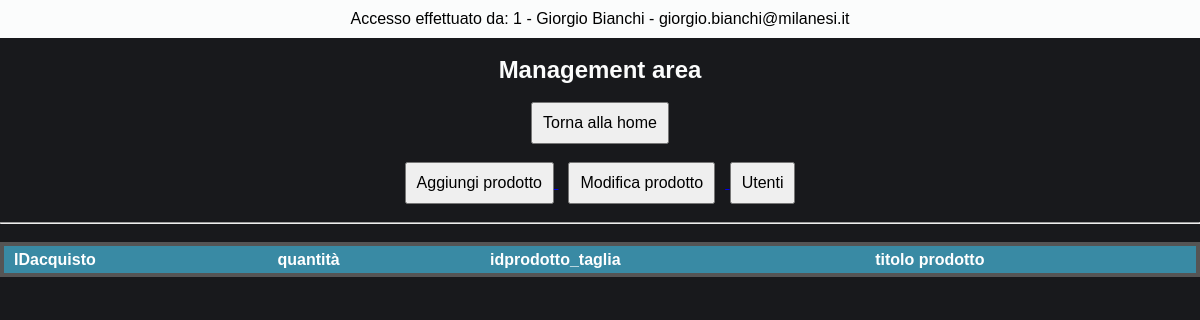
The app's page /management/viewUser.select.ordine.acquisto.php?IDutente=38&IDordine=13 (signed in), older data.
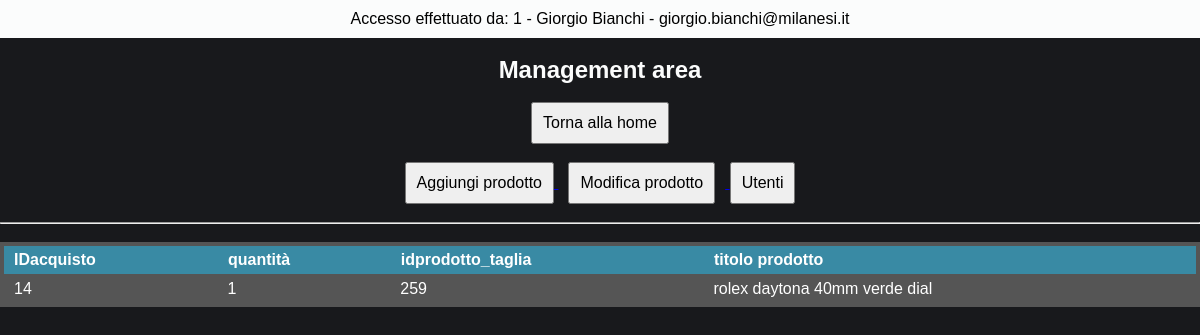
The same page, newer data.
### tables this page shows
CREATE TABLE `acquisto` (
  `IDacquisto` int(11) NOT NULL AUTO_INCREMENT,
  `quantita_acquisto` int(11) DEFAULT NULL,
  `idprodotto_taglia` int(11) DEFAULT NULL,
  `idordine` int(11) DEFAULT NULL,
  PRIMARY KEY (`IDacquisto`),
  KEY `idprodotto_taglia` (`idprodotto_taglia`),
  KEY `idordine` (`idordine`),
  CONSTRAINT `acquisto_ibfk_1` FOREIGN KEY (`idprodotto_taglia`) REFERENCES `prodotto_taglia` (`IDprodotto_taglia`),
  CONSTRAINT `acquisto_ibfk_2` FOREIGN KEY (`idordine`) REFERENCES `ordine` (`IDordine`)
);

CREATE TABLE `prodotto` (
  `IDprodotto` int(11) NOT NULL AUTO_INCREMENT,
  `titolo` varchar(50) DEFAULT NULL,
  `idproduttore_prodotto` int(11) DEFAULT NULL,
  `costo` decimal(10,2) DEFAULT NULL,
  `idoggetto` int(11) DEFAULT NULL,
  `idcolore_prodotto` int(11) DEFAULT NULL,
  `idimmagine_prodotto` int(11) DEFAULT NULL,
  `data_pubblicazione` datetime DEFAULT NULL,
  PRIMARY KEY (`IDprodotto`),
  UNIQUE KEY `titolo` (`titolo`),
  KEY `idoggetto` (`idoggetto`),
  KEY `idcolore_prodotto` (`idcolore_prodotto`),
  KEY `idproduttore_prodotto` (`idproduttore_prodotto`),
  KEY `idimmagine_prodotto` (`idimmagine_prodotto`),
  CONSTRAINT `prodotto_ibfk_1` FOREIGN KEY (`idoggetto`) REFERENCES `oggetto` (`IDoggetto`),
  CONSTRAINT `prodotto_ibfk_2` FOREIGN KEY (`idcolore_prodotto`) REFERENCES `colore_prodotto` (`IDcolore_prodotto`),
  CONSTRAINT `prodotto_ibfk_3` FOREIGN KEY (`idproduttore_prodotto`) REFERENCES `produttore_prodotto` (`IDproduttore_prodotto`),
  CONSTRAINT `prodotto_ibfk_4` FOREIGN KEY (`idimmagine_prodotto`) REFERENCES `immagine_prodotto` (`IDimmagine_prodotto`)
);

### management/viewUser.select.ordine.acquisto.php (the view, shortened to what this page needs)
<?php
include '../dbConfig/dbConfig.php';
?>
<!DOCTYPE html>
<html>
  <?php
    $IDordine = $_GET["IDordine"];
    $email_aziendale = $_SESSION['email_aziendale'];
    $sql_dip = "SELECT * FROM dipendenti WHERE email_aziendale = '$email_aziendale'";
            $result_dip = $conn->query($sql_dip);
            $row_dip = $result_dip->fetch_assoc();
  ?>
  <head>
    <link rel="stylesheet" href="./css/style.management.css">
  </head>
  <body >
      <div class="header-page">
        <div class="header">
          <p> Accesso effettuato da: <?php echo "{$row_dip["IDdipendente"]} - {$row_dip["nome"]} {$row_dip["cognome"]} - {$row_dip["email_aziendale"]}" ?> </p>
        </div>
        <br>
        <h2> Management area </h2>
        <br>
        <a href="./managementPage.php"> <button name="management-page"> Torna alla home </button> </a>
        <br><br>
        <a href="./aggiungiProdotto.php"> <button name="agg-prod"> Aggiungi prodotto </button> </a>
        <a href="./modificaProdotto.php"> <button name="mod-prod" style="margin: 0 10px;"> Modifica prodotto </button> </a>
        <a href="./viewUser.php"> <button name="view-user"> Utenti </button> </a>
        <br><br><hr><br>
      </div>
    <form action="<?php echo $_SERVER['PHP_SELF']; ?>" method="post">
      <?php
          $sql_acquisto = "SELECT * FROM acquisto WHERE idordine = '$IDordine'";
                             $result_acquisto = $conn->query($sql_acquisto);
          ?>
          <table class="steelBlueCols">
            <tr>
              <thead>
                <th> IDacquisto </th>
                <th> quantità </th>
                <th> idprodotto_taglia </th>
                <th> titolo prodotto </th>
              </thead>
            </tr>
            <tbody>
          <?php
          while ($row_acquisto = $result_acquisto->fetch_assoc()) {
            $sql_PT = "SELECT * FROM prodotto
                       WHERE IDprodotto IN (
                       SELECT idprodotto FROM prodotto_taglia WHERE idprodotto_taglia = '{$row_acquisto["idprodotto_taglia"]}'
                       )";
                       $result_PT = $conn->query($sql_PT);
                       $row_PT = $result_PT->fetch_assoc();
            ?>
              <tr>
                <td> <?php echo $row_acquisto["IDacquisto"] ?> </td>
                <td> <?php echo $row_acquisto["quantita_acquisto"] ?> </td>
                <td> <?php echo $row_acquisto["idprodotto_taglia"] ?> </td>
                <td> <?php echo $row_PT["titolo"] ?> </td>
              </tr>
            <?php
          }
          ?>
        </tbody>
      </table>
    </form>
  </body>
</html>

Row changes from the older to the newer data that the page shows:
added acquisto: IDacquisto "14", quantita_acquisto "1", idprodotto_taglia "259", prodotto.titolo "rolex daytona 40mm verde dial"
